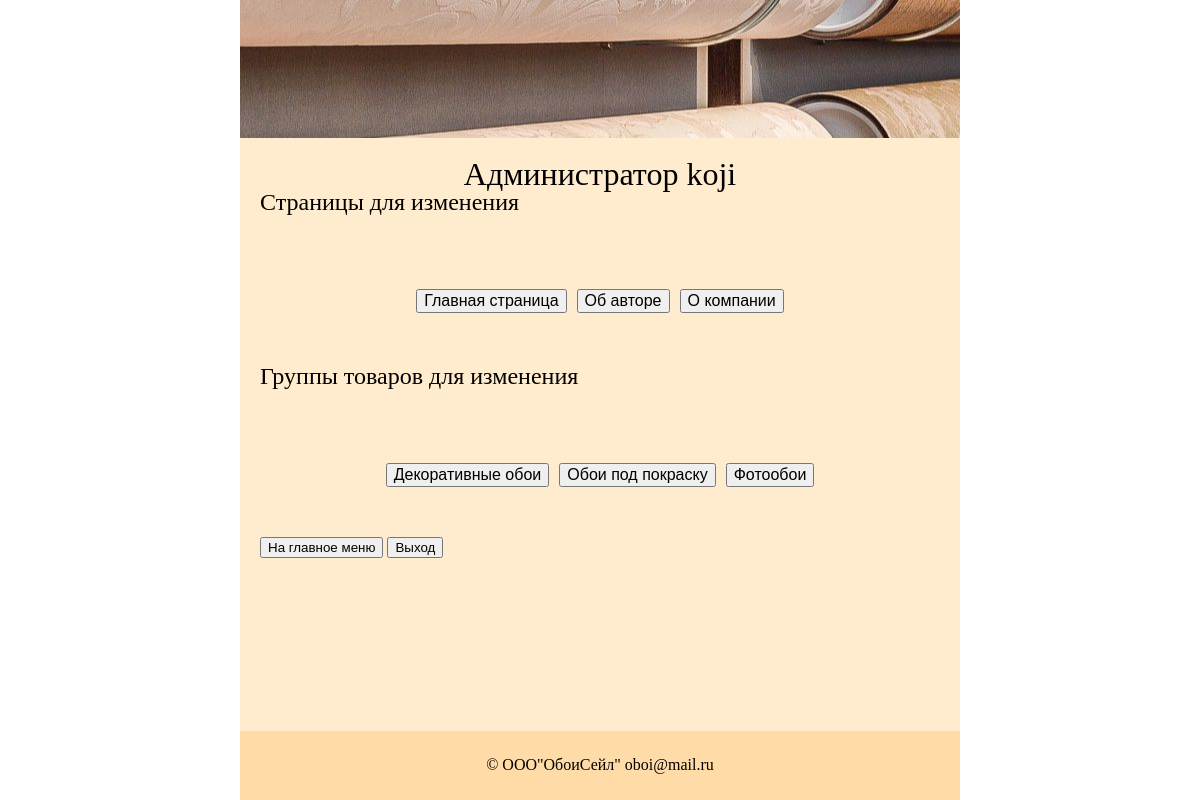
Page /admin.php (signed in) on the committed database.
### tables this page shows
CREATE TABLE `contents` (
  `content_id` int(11) NOT NULL,
  `content_name` varchar(64) NOT NULL,
  `content_body` varchar(2048) NOT NULL,
  `content_desc` varchar(24) NOT NULL
);

CREATE TABLE `types` (
  `type_name` varchar(32) NOT NULL,
  `type_desc` varchar(32) NOT NULL
);

### src/include/functions.php (called while the page is built, shortened)
<?php
    function getContNamesDescs($mysql)
    {
        $sql = "SELECT content_name, content_desc FROM contents";
        $result = mysqli_query($mysql, $sql);
        return $result->fetch_all(MYSQLI_ASSOC);
    }
    function getTypes($mysql)
    {
        $sql = "SELECT * FROM types";
        $result = mysqli_query($mysql, $sql);
        return $result->fetch_all(MYSQLI_ASSOC);
    }
    function render($tmp,$vars = array()) {
        if(file_exists('templates/'.$tmp.'.tpl.php')) {
            extract($vars);
            require 'templates/'.$tmp.'.tpl.php';
            return ob_get_clean();
        }
    }
?>

### src/templates/admin_cont.tpl.php (the view)
<div class="admin-cont">
    <h2>Администратор <?php echo $name ?></h2>
    <section>
        <h2>Страницы для изменения</h2>
        <ul>
            <?php foreach ($contents as $content) : ?>
                <li>
                    <a href="change_html.php?content_name=<?php echo $content['content_name'] ?>">
                        <button class="btn btn-primary"><?php echo $content['content_desc'] ?></button>
                    </a>
                </li>
            <?php endforeach; ?>
        </ul>
    </section>
    <section>
        <h2>Группы товаров для изменения</h2>
        <ul>
            <?php foreach ($types as $type) : ?>
                <li>
                    <a href="change_product.php?type_name=<?php echo $type['type_name'] ?>">
                        <button class="btn btn-primary"><?php echo $type['type_desc'] ?></button>
                    </a>
                </li>
            <?php endforeach; ?>
        </ul>
    </section>
    <section>
        <a href="index.php">
            <button class="btn btn-primary">
                На главное меню
            </button>
        </a>
        <a href="logout.php">
            <button lass="btn btn-primary">
                Выход
            </button>
        </a>
    </section>
</div>

### src/css/style.css (style rules this page uses)
body { background-color: white; }
a { color: black; text-decoration: none; }
.admin-cont { display: flex; justify-content: space-around; flex-direction: column; height: 100%; }
.admin-cont h2 { font-size: 32px; text-align: center; flex-basis: 1%; }
.admin-cont section { height: 100%; }
.admin-cont section h2 { font-size: 24px; text-align: start; }
.admin-cont ul { display: flex; flex-wrap: wrap; justify-content: center; align-items: center; height: 100%; }
.admin-cont ul li { margin: 5px 5px 5px 5px; }
.admin-cont ul li button { font-size: 16px; }

### rows in the picture
contents: content_desc "Главная страница"
contents: content_desc "Об авторе"
contents: content_desc "О компании"
types: type_desc "Декоративные обои"
types: type_desc "Обои под покраску"
types: type_desc "Фотообои"

### other values in the picture
$name "koji"
